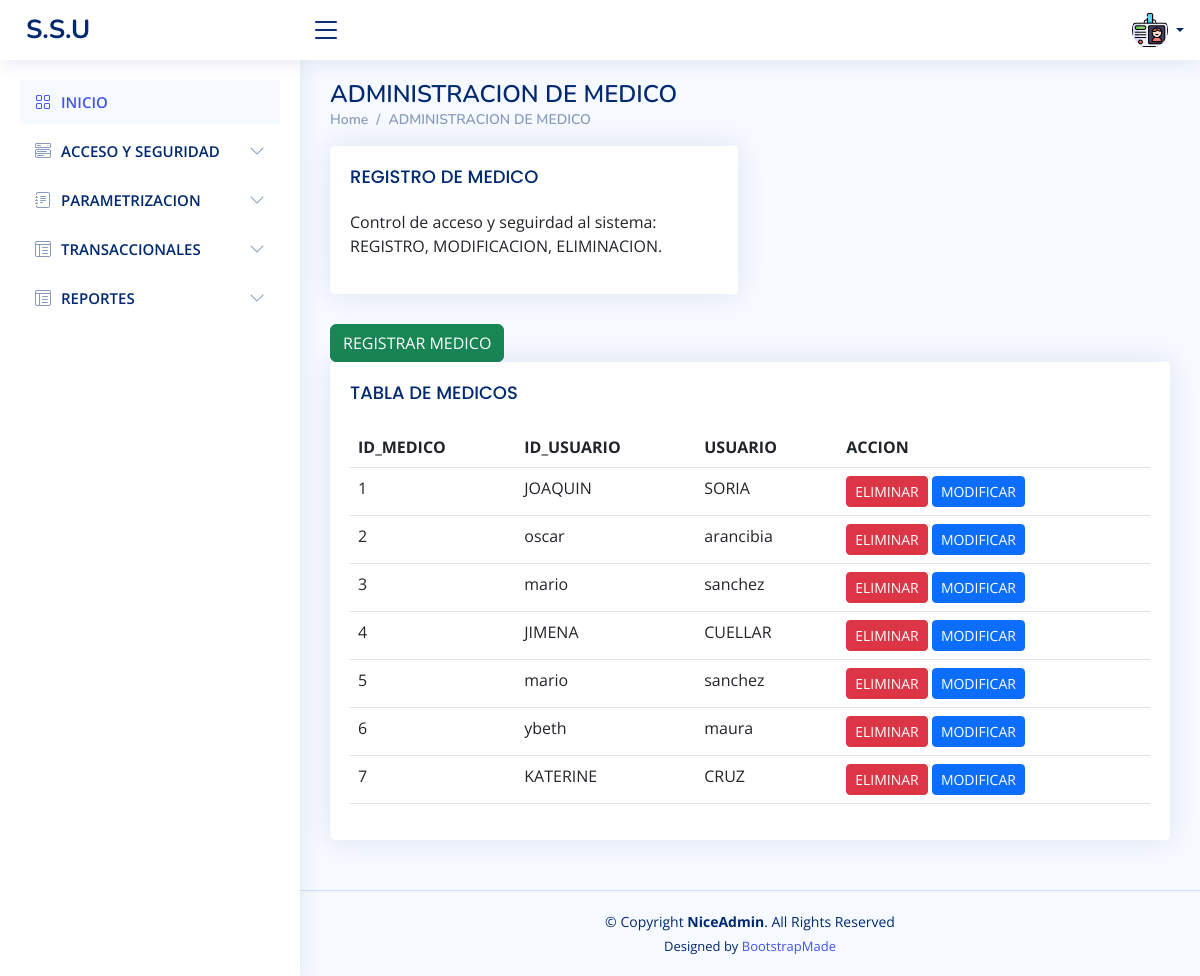
/CapaPresentacion/medicos.php (signed in), run on the app's committed database.
### tables this page shows
CREATE TABLE `tmedico` (
  `id_medico` int(11) NOT NULL,
  `id_persona` int(11) NOT NULL,
  `estado` int(2) DEFAULT NULL,
  `id_especialidad` int(11) DEFAULT NULL
);

CREATE TABLE `tpersona` (
  `id_persona` int(11) NOT NULL,
  `nombre` varchar(50) DEFAULT NULL,
  `apellido` varchar(50) DEFAULT NULL,
  `fecha_nacimiento` date DEFAULT NULL,
  `telefono` varchar(10) DEFAULT NULL,
  `correo` varchar(50) DEFAULT NULL,
  `direccion` varchar(80) DEFAULT NULL,
  `fecha_creacion` timestamp NOT NULL DEFAULT current_timestamp(),
  `estado` int(1) DEFAULT NULL
);

### CapaDato/conexion.php (called while the page is built, shortened)
<?php
class Database {
    private $host = 'localhost';
    private $username = 'admin';
    private $password = 'admssu00$$';
    private $database = 'test';
    private $conn;
    public function __construct() {
        $this->conn = new mysqli($this->host, $this->username, $this->password, $this->database);
    }
    public function getConn() {
    return $this->conn;
    }
}
?>

### CapaNegocio/medico.php (called while the page is built, shortened)
<?php
require_once( "../CapaDato/medicoDAO.php" );
class medico
{
    private $medicoDAO;
    public function __construct() {
        $this->database = new Database();
        $this->medicoDAO = new medicoDAO($this->database);
    }
    public function mostrartodos(){
        return $this->medicoDAO->obtenerTodasLasMedicos();
    }
 }
?>

### CapaDato/medicoDAO.php (called while the page is built, shortened)
<?php
require_once('conexion.php');
class medicoDAO {
    private $conn;
    public function __construct($database) {
        $this->database = $database;
        $this->conn = $this->database->getConn();
    }
    public function obtenerTodasLasMedicos() {
        $query = "SELECT m.id_medico, p.nombre, p.apellido, m.estado
        FROM tmedico m
        JOIN tpersona p ON m.id_persona = p.id_persona
        WHERE M.estado= 1;";
        $result = $this->conn->query($query);
        if ($result !== false) {
            $medicos = $result->fetch_all(MYSQLI_ASSOC);
            return $medicos;
        } else {
            return false;
        }
    }
}

### CapaPresentacion/medicos.php (the view, shortened to what this page needs)
<?php
require_once "../CapaDato/conexion.php";
require_once "../CapaNegocio/medico.php";
$medicos = new medico();
$datosMedicos= $medicos->mostrartodos();
?>
<!DOCTYPE html>
<html lang="en">
<head>
  <link href="assets/vendor/bootstrap/css/bootstrap.min.css" rel="stylesheet">
  <link href="assets/vendor/bootstrap-icons/bootstrap-icons.css" rel="stylesheet">
  <link href="assets/vendor/boxicons/css/boxicons.min.css" rel="stylesheet">
  <link href="assets/vendor/quill/quill.snow.css" rel="stylesheet">
  <link href="assets/vendor/quill/quill.bubble.css" rel="stylesheet">
  <link href="assets/vendor/remixicon/remixicon.css" rel="stylesheet">
  <link href="assets/vendor/simple-datatables/style.css" rel="stylesheet">
  <link href="assets/css/style.css" rel="stylesheet">
</head>
<body>
  <header id="header" class="header fixed-top d-flex align-items-center">
    <div class="d-flex align-items-center justify-content-between">
      <a href="index.php" class="logo d-flex align-items-center">
        <span class="d-none d-lg-block">S.S.U</span>
      </a>
      <i class="bi bi-list toggle-sidebar-btn"></i>
    </div>
    <nav class="header-nav ms-auto">
      <ul class="d-flex align-items-center">
        <li class="nav-item d-block d-lg-none">
        <li class="nav-item dropdown pe-3">
          <a class="nav-link nav-profile d-flex align-items-center pe-0" href="#" data-bs-toggle="dropdown">
            <img src="assets/img/tarjeta.png" alt="Profile" class="rounded-circle">
            <span class="d-none d-md-block dropdown-toggle ps-2"></span>
          </a>
        </li>
      </ul>
    </nav>
  </header>
  <aside id="sidebar" class="sidebar">
    <ul class="sidebar-nav" id="sidebar-nav">
      <li class="nav-item">
        <a class="nav-link " href="index.php">
          <i class="bi bi-grid"></i>
          <span>INICIO</span>
        </a>
      </li>
      <li class="nav-item">
        <a class="nav-link collapsed" data-bs-target="#components-nav" data-bs-toggle="collapse" href="#">
          <i class="bi bi-menu-button-wide"></i><span>ACCESO Y SEGURIDAD</span><i class="bi bi-chevron-down ms-auto"></i>
        </a>
      </li>
      <li class="nav-item">
        <a class="nav-link collapsed" data-bs-target="#forms-nav" data-bs-toggle="collapse" href="#">
          <i class="bi bi-journal-text"></i><span>PARAMETRIZACION</span><i class="bi bi-chevron-down ms-auto"></i>
        </a>
      </li>
      <li class="nav-item">
        <a class="nav-link collapsed" data-bs-target="#tables-nav" data-bs-toggle="collapse" href="#">
          <i class="bi bi-layout-text-window-reverse"></i><span>TRANSACCIONALES</span><i class="bi bi-chevron-down ms-auto"></i>
        </a>
      </li>
      <li class="nav-item">
        <a class="nav-link collapsed" data-bs-target="#tables-nav" data-bs-toggle="collapse" href="#">
          <i class="bi bi-layout-text-window-reverse"></i><span>REPORTES</span><i class="bi bi-chevron-down ms-auto"></i>
        </a>
      </li>
    </ul>
  </aside>
  <main id="main" class="main">
    <div class="pagetitle">
      <h1>ADMINISTRACION DE MEDICO</h1>
      <nav>
        <ol class="breadcrumb">
          <li class="breadcrumb-item"><a href="index.php">Home</a></li>
          <li class="breadcrumb-item">ADMINISTRACION DE MEDICO</li>
        </ol>
      </nav>
    </div>
    <section class="section">
      <div class="row">
        <div class="col-lg-6">
          <div class="card">
            <div class="card-body">
              <h5 class="card-title">REGISTRO DE MEDICO</h5>
              <p>Control de acceso y seguirdad al sistema: REGISTRO, MODIFICACION, ELIMINACION.</p>
            </div>
          </div>
        </div>
      </div>
      <button type="button" class="btn btn-success" data-bs-toggle="modal" data-bs-target="#modalDialogScrollable">REGISTRAR MEDICO</button>
    </section>
    <div class="card">
            <div class="card-body">
              <h5 class="card-title">TABLA DE MEDICOS</h5>
              <table class="table">
    <thead>
        <tr>
            <th scope="col">ID_MEDICO</th>
            <th scope="col">ID_USUARIO</th>
            <th scope="col">USUARIO</th>
            <th scope="col">ACCION</th>
        </tr>
    </thead>
    <tbody>
        <?php
        foreach ($datosMedicos as $dato) {
            ?>
            <tr>
                <td><?php echo $dato['id_medico']; ?> </td>
                <td><?php echo $dato['nombre']; ?> </td>
                <td><?php echo $dato['apellido']; ?> </td>
                <td>
                <button type="button" class="btn btn-danger btn-sm btn-eliminar" data-bs-toggle="modal" data-bs-target="#confirmarEliminarModal" data-id="<?php echo $dato['id_medico']; ?>">ELIMINAR</button>
                <a href="up_perso.php" class="btn btn-primary btn-sm">MODIFICAR</a>
              </td>
            </tr>
            <?php
        }
        ?>
    </tbody>
</table>
</main>
    <footer id="footer" class="footer">
    <div class="copyright">
      &copy; Copyright <strong><span>NiceAdmin</span></strong>. All Rights Reserved
    </div>
    <div class="credits">
      Designed by <a href="https://bootstrapmade.com/">BootstrapMade</a>
    </div>
  </footer>
</body>
</html>

### CapaPresentacion/assets/css/style.css (style rules this page uses)
:root { scroll-behavior: smooth; }
body { font-family: "Open Sans", sans-serif; background: #f6f9ff; color: #444444; }
a { color: #4154f1; text-decoration: none; }
h1, h2, h3, h4, h5, h6 { font-family: "Nunito", sans-serif; }
#main { margin-top: 60px; padding: 20px 30px; transition: all 0.3s; }
.pagetitle { margin-bottom: 10px; }
.pagetitle h1 { font-size: 24px; margin-bottom: 0; font-weight: 600; color: #012970; }
.card { margin-bottom: 30px; border: none; border-radius: 5px; box-shadow: 0px 0 30px rgba(1, 41, 112, 0.1); }
.card-title { padding: 20px 0 15px 0; font-size: 18px; font-weight: 500; color: #012970; font-family: "Poppins", sans-serif; }
.card-body { padding: 0 20px 20px 20px; }
.breadcrumb { font-size: 14px; font-family: "Nunito", sans-serif; color: #899bbd; font-weight: 600; }
.breadcrumb a { color: #899bbd; transition: 0.3s; }
.breadcrumb .breadcrumb-item::before { color: #899bbd; }
.logo { line-height: 1; }
@media (min-width: 1200px) { .logo { width: 280px; } }
.logo span { font-size: 26px; font-weight: 700; color: #012970; font-family: "Nunito", sans-serif; }
.header { transition: all 0.5s; z-index: 997; height: 60px; box-shadow: 0px 2px 20px rgba(1, 41, 112, 0.1); background-color: #fff; padding-left: 20px; }
.header .toggle-sidebar-btn { font-size: 32px; padding-left: 10px; cursor: pointer; color: #012970; }
.header-nav ul { list-style: none; }
.header-nav>ul { margin: 0; padding: 0; }
.header-nav .nav-profile { color: #012970; }
.header-nav .nav-profile img { max-height: 36px; }
.header-nav .nav-profile span { font-size: 14px; font-weight: 600; }
.sidebar { position: fixed; top: 60px; left: 0; bottom: 0; width: 300px; z-index: 996; transition: all 0.3s; padding: 20px; overflow-y: auto; scrollbar-width: thin; scrollbar-color: #aab7cf transparent; box-shadow: 0px 0px 20px rgba(1, 41, 112, 0.1); background-color: #fff; }
@media (min-width: 1200px) { #main, #footer { margin-left: 300px; } }
.sidebar-nav { padding: 0; margin: 0; list-style: none; }
.sidebar-nav li { padding: 0; margin: 0; list-style: none; }
.sidebar-nav .nav-item { margin-bottom: 5px; }
.sidebar-nav .nav-link { display: flex; align-items: center; font-size: 15px; font-weight: 600; color: #4154f1; transition: 0.3; background: #f6f9ff; padding: 10px 15px; border-radius: 4px; }
.sidebar-nav .nav-link i { font-size: 16px; margin-right: 10px; color: #4154f1; }
.sidebar-nav .nav-link.collapsed { color: #012970; background: #fff; }
.sidebar-nav .nav-link.collapsed i { color: #899bbd; }
.sidebar-nav .nav-link .bi-chevron-down { margin-right: 0; transition: transform 0.2s ease-in-out; }
.footer { padding: 20px 0; font-size: 14px; transition: all 0.3s; border-top: 1px solid #cddfff; }
.footer .copyright { text-align: center; color: #012970; }
.footer .credits { padding-top: 5px; text-align: center; font-size: 13px; color: #012970; }

### data on the page
tmedico: id_medico "1", id_persona.nombre "JOAQUIN", id_persona.apellido "SORIA"
tmedico: id_medico "2", id_persona.nombre "oscar", id_persona.apellido "arancibia"
tmedico: id_medico "3", id_persona.nombre "mario", id_persona.apellido "sanchez"
tmedico: id_medico "4", id_persona.nombre "JIMENA", id_persona.apellido "CUELLAR"
tmedico: id_medico "5", id_persona.nombre "mario", id_persona.apellido "sanchez"
tmedico: id_medico "6", id_persona.nombre "ybeth", id_persona.apellido "maura"
tmedico: id_medico "7", id_persona.nombre "KATERINE", id_persona.apellido "CRUZ"
